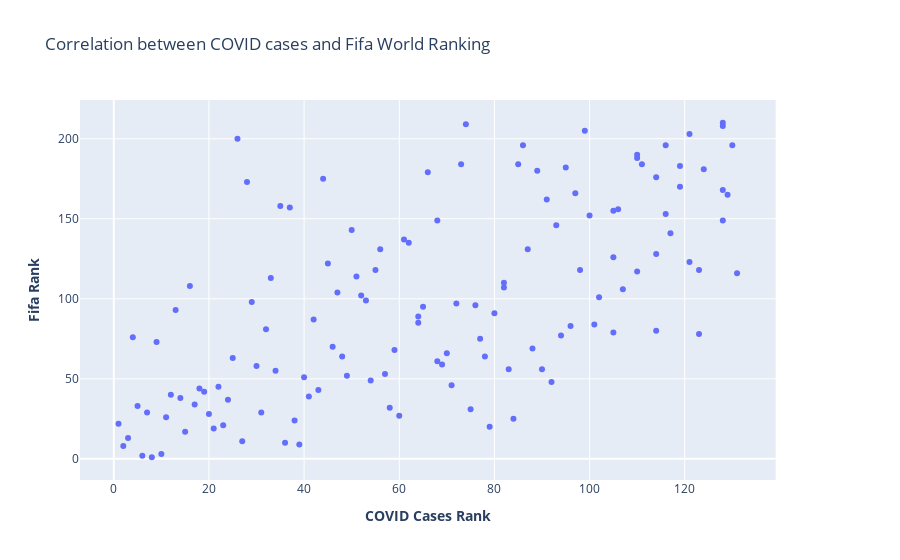

The notebook cell saved with this chart:
### Code cell
import plotly.graph_objects as go
from plotly.subplots import make_subplots

# Create figure with secondary y-axis
fig = make_subplots(specs=[[{"secondary_y": True}]])

# Add traces
fig.add_trace(
go.Scatter(x=final_df['total_cases_rank'], y=final_df['fifa_rank'], name="Total COVID cases on 09-04-2020", mode='markers'),
secondary_y=False,
)

# Add figure title
fig.update_layout(
    title_text="Correlation between COVID cases and Fifa World Ranking"
)

# Set y-axes titles
fig.update_yaxes(title_text="<b>Fifa Rank</b>", secondary_y=False)
fig.update_xaxes(title_text="<b>COVID Cases Rank</b>")

fig.show()

### Figure 1 — Plotly figure (JSON) as saved in the notebook; plotly's stock layout.template omitted (floating-point values rounded to 4 significant figures; data arrays with more than 128 entries replaced by an {"elided": "..."} marker saying what was removed)
{"data": [{"mode": "markers", "name": "Total COVID cases on 09-04-2020", "type": "scatter", "x": {"elided": "131 int values"}, "xaxis": "x", "y": {"elided": "131 int values"}, "yaxis": "y"}], "layout": {"title": {"text": "Correlation between COVID cases and Fifa World Ranking"}, "xaxis": {"anchor": "y", "domain": [0, 0.94], "title": {"text": "<b>COVID Cases Rank</b>"}}, "yaxis": {"anchor": "x", "domain": [0, 1], "title": {"text": "<b>Fifa Rank</b>"}}, "yaxis2": {"anchor": "x", "overlaying": "y", "side": "right"}}}
